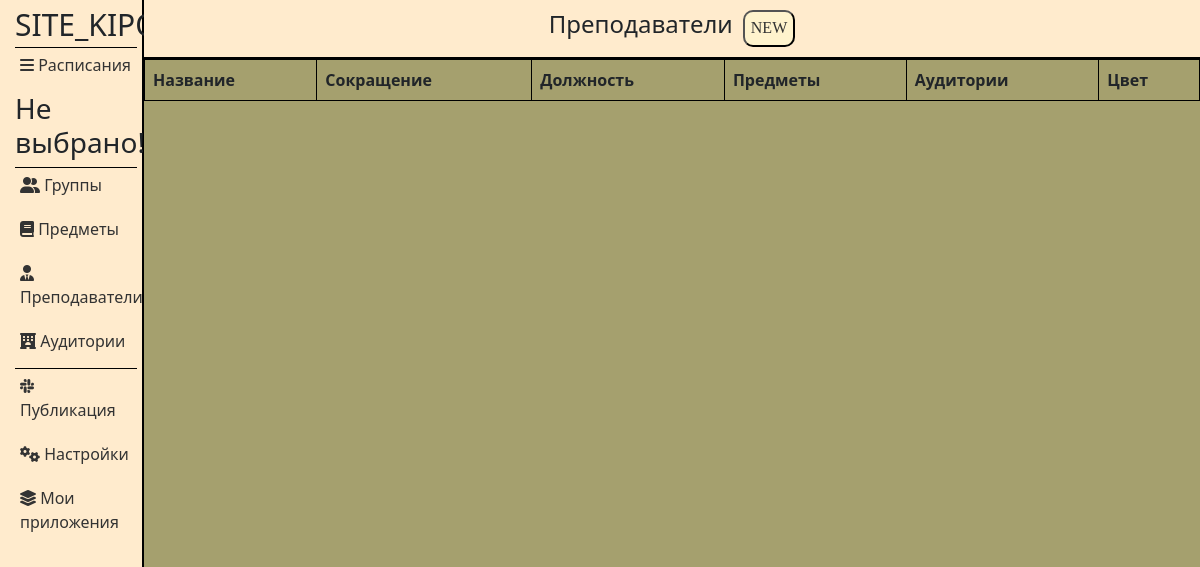
The page /applications/13/teachers/ on the database as committed earlier.
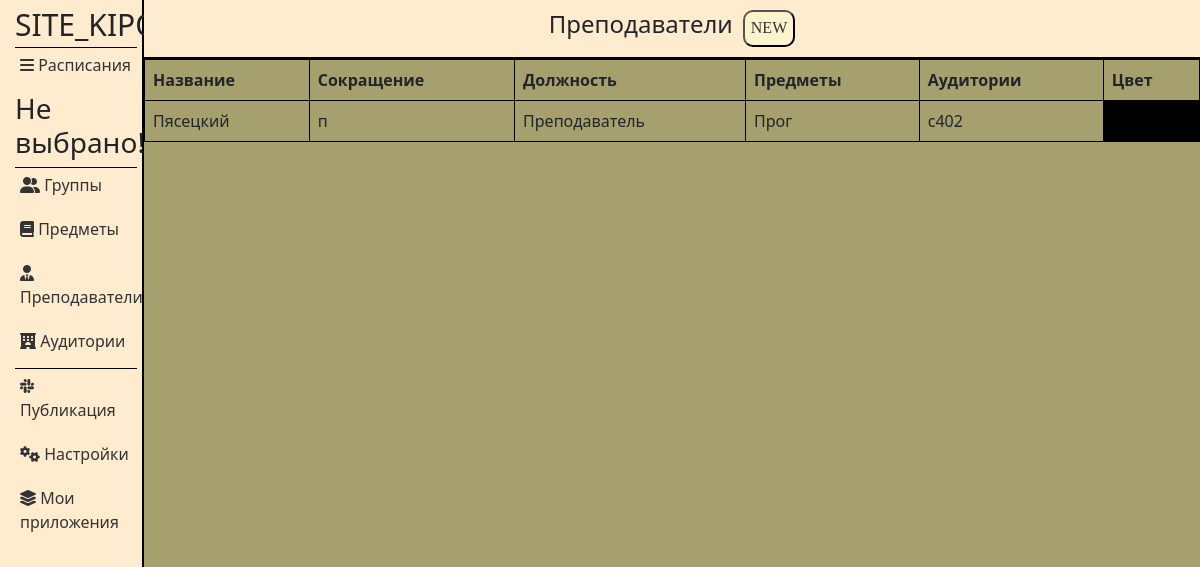
The same page on the database as committed later.
### applications/models.py (models this page shows, shortened)
class Teachers(models.Model):
    name = models.CharField('Преподаватель', max_length=50)
    abbreviation = models.CharField('Сокращение', max_length=50)
    position = models.CharField('Должность', max_length=50)
    subjects = models.ManyToManyField(Subjects)
    cabinets = models.ManyToManyField(Cabinets)
    color = models.CharField('Цвет', max_length=50)
    application_id = models.ForeignKey(Applications, on_delete=models.CASCADE, related_name='Teachers')
    class Meta:
        verbose_name = 'Преподаватель'
        verbose_name_plural = 'Преподаватели'

class Subjects(models.Model):
    title = models.CharField('Название', max_length=50)
    abbreviation = models.CharField('Сокращение', max_length=50)
    cabinets = models.CharField('Аудитории', max_length=50)
    color = models.CharField('Цвет', max_length=50)
    application_id = models.ForeignKey(Applications, on_delete=models.CASCADE, related_name='Subjects')
    def __str__(self):
        return self.title
    class Meta:
        verbose_name = 'Предмет'
        verbose_name_plural = 'Предметы'

class Cabinets(models.Model):
    title = models.CharField('Название', max_length=50)
    abbreviation = models.CharField('Сокращение', max_length=50)
    seat_number = models.CharField('Количество мест', max_length=50)
    building = models.CharField('Корпус', max_length=50)
    color = models.CharField('Цвет', max_length=50)
    application_id = models.ForeignKey(Applications, on_delete=models.CASCADE, related_name='Cabinets')
    def __str__(self):
        return self.title
    class Meta:
        verbose_name = 'Аудитория'
        verbose_name_plural = 'Аудитории'

### applications/views.py (the view)
def teachers(request, app_id):
    return handle_form(request, app_id, Teachers, TeachersForm, 'applications/teachers.html')

### applications/views.py (called while the page is built)
def find_week_title(request):
    week_title = None
    if request.COOKIES.get('selectedElementId'):
        sched_id = request.COOKIES.get('selectedElementId')
        sched_instance = Schedules.objects.get(id=sched_id)
        week_title = sched_instance.title
    else:
        week_title = 'Не выбрано!'
    return week_title

### applications/templates/applications/teachers.html (shortened to what this page needs)
{% extends 'applications/layout.html' %}
{% load static %}
{% block content %}
<div class="features">
    <header>
        <h1>Преподаватели</h1>
        <button class="popup-btn" id="open_pop_up">NEW</button>
    </header>
   <table class="table">
    <thead>
        <tr>
            <th>Название</th>
            <th>Сокращение</th>
            <th>Должность</th>
            <th>Предметы</th>
            <th>Аудитории</th>
            <th>Цвет</th>
        </tr>
    </thead>
    <tbody>
        {% for el in groups %}
        <tr>
            <td>{{ el.name }}</td>
            <td>{{ el.abbreviation }}</td>
            <td>{{ el.position }}</td>
            <td>
               {{ el.subjects.all|join:", " }}
            </td>
            <td>
                {{ el.cabinets.all|join:", " }}
            </td>
            <td style="background-color:{{ el.color }}"></td>
        </tr>
        {% endfor %}
    </tbody>
</table>
</div>
{% endblock %}

Rows that differ between the two databases and show on the page:
added Teachers: name "Пясецкий", abbreviation "п", position "Преподаватель", subjects.all "Прог", cabinets.all "с402"
